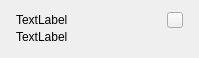
<?xml version="1.0" encoding="UTF-8"?>
<ui version="4.0">
 <class>SuccessNotification</class>
 <widget class="QWidget" name="SuccessNotification">
  <property name="geometry">
   <rect>
    <x>0</x>
    <y>0</y>
    <width>199</width>
    <height>58</height>
   </rect>
  </property>
  <property name="windowTitle">
   <string>Form</string>
  </property>
  <layout class="QVBoxLayout" name="verticalLayout" stretch="0,1">
   <property name="spacing">
    <number>0</number>
   </property>
   <property name="leftMargin">
    <number>16</number>
   </property>
   <property name="topMargin">
    <number>12</number>
   </property>
   <property name="rightMargin">
    <number>16</number>
   </property>
   <property name="bottomMargin">
    <number>12</number>
   </property>
   <item>
    <layout class="QHBoxLayout" name="horizontalLayout" stretch="1,0">
     <item>
      <widget class="QLabel" name="headerLabel">
       <property name="text">
        <string>TextLabel</string>
       </property>
      </widget>
     </item>
     <item>
      <widget class="QPushButton" name="closeBtn">
       <property name="minimumSize">
        <size>
         <width>16</width>
         <height>16</height>
        </size>
       </property>
       <property name="maximumSize">
        <size>
         <width>16</width>
         <height>16</height>
        </size>
       </property>
       <property name="text">
        <string/>
       </property>
       <property name="icon">
        <iconset resource="../../../resource.qrc">
         <normaloff>:/resource/icons/icon_cross_white.png</normaloff>:/resource/icons/icon_cross_white.png</iconset>
       </property>
      </widget>
     </item>
    </layout>
   </item>
   <item>
    <widget class="QLabel" name="textLabel">
     <property name="text">
      <string>TextLabel</string>
     </property>
     <property name="wordWrap">
      <bool>true</bool>
     </property>
    </widget>
   </item>
  </layout>
 </widget>
 <resources>
  <include location="../../../resource.qrc"/>
 </resources>
 <connections/>
</ui>
